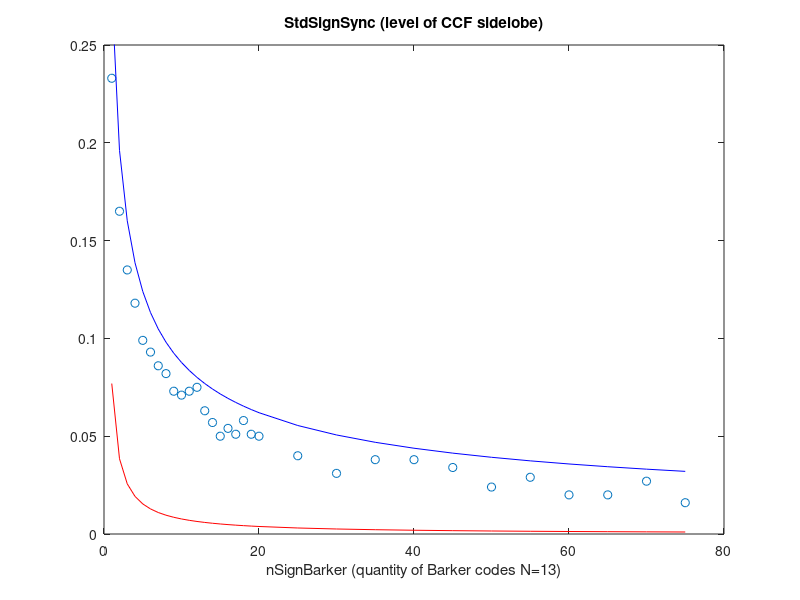

Write MATLAB code to recreate this figure.
%2016-07-27
%This script plots level of CCF sidelobe  from length of sync sequence
% x - quantity of Barker codes. x*13 - length of sync sequence
% y - level of CCF sidelobe. It was found by std function
close all,clc,clear all;
y = [0.2330    0.1650    0.1350    0.1180    0.0990    0.0930    0.0860    0.0820    0.0730    0.0710    0.0730    0.0750    0.0630    0.0570    0.0500    0.0540    0.0510    0.0580    0.0510 0.0500    0.0400    0.0310    0.0380    0.0380    0.0340    0.0240    0.0290    0.0200    0.0200    0.0270    0.0160];
x = [1     2     3     4     5     6     7     8     9    10    11    12    13    14    15    16    17    18    19    20    25    30    35    40    45    50    55    60    65    70    75];

figure, plot(x,y,'o',x,1./(x*13),'r',x,1./sqrt(x*13),'b');
%figure, plot(x,y,'o',x,1./sqrt(x*13));
title('StdSignSync (level of CCF sidelobe)');
xlabel('nSignBarker (quantity of Barker codes N=13)');
ylim([0 0.25]);